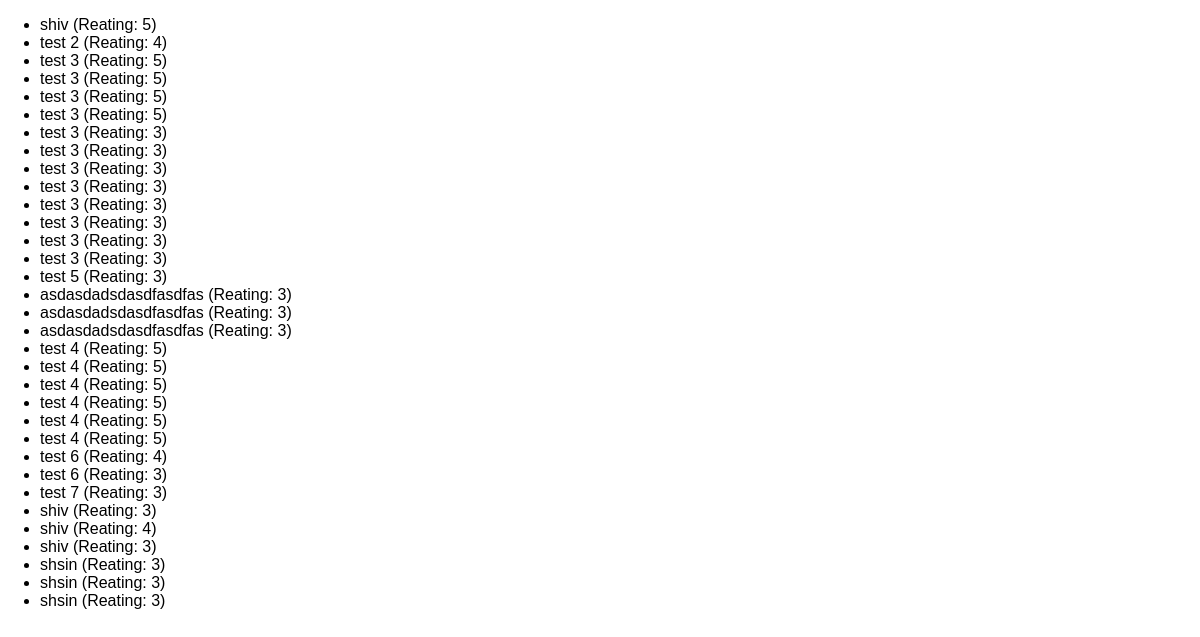
Page /reviewlist on the earlier database version.
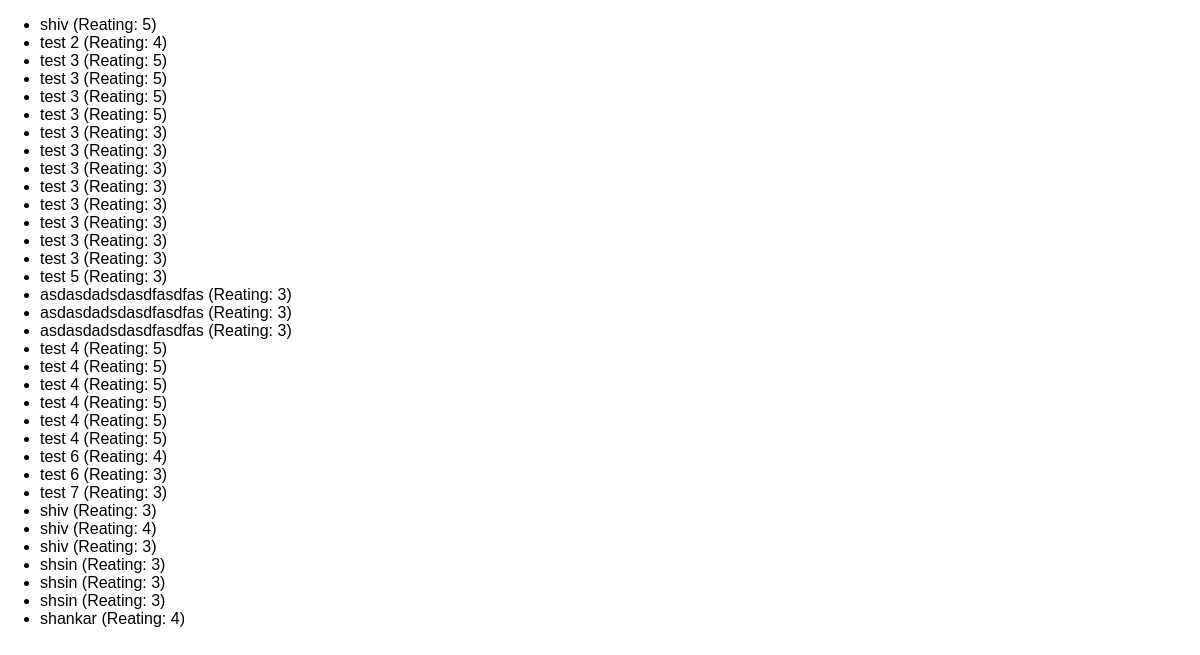
Same page on the later database version.
### review/models.py (models this page shows)
class Review(models.Model):
    user_name = models.CharField(max_length=50)
    review_text = models.TextField(max_length=200)
    rating = models.IntegerField()

### review/views.py (the view)
# urls.py: path('reviewlist', views.ReviewList.as_view()),
class ReviewList(ListView):
    template_name = 'review/reviewlist.html'
    model = Review # you have change the name to "object_list" in html page.
    context_object_name = 'reviews' #you can give you own name using this variable.

### review/templates/review/reviewlist.html (shortened to what this page needs)
{% extends 'review/base.html' %}
{% block content %}
    <ul>
        {% for review in reviews %}
        <li>{{review.user_name}}  (Reating: {{review.rating}})</li>
        {% endfor %}
    </ul>
{% endblock  %}

### review/templates/review/base.html (shortened to what this page needs)
{% load static %}
<!DOCTYPE html>
<html lang="en">
<head>
    <link rel="stylesheet", href="{% static 'review/styles.css' %}">
</head>
<body>
    {% block content %}
    {% endblock %}
</body>
</html>

### review/static/review/styles.css (style rules this page uses)
body { font-family: sans-serif; margin: 0; }

Differences in the rows shown:
added Review: user_name "shankar", rating "4"
